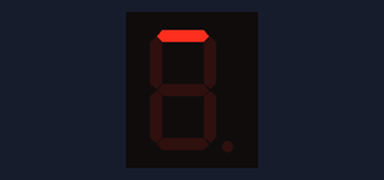
Bench run of a program on a simulated Arduino Uno, built with avr-gcc and run on an emulated ATmega328P. On the bench: 1-digit seven-segment display. Wiring (from diagram.json): 1-digit 7-segment display, segments lit when HIGH: segments pin 2, pin 3, pin 4, pin 5, pin 6, pin 7, pin 8. The segment pins are drawn as the display they are named for.

Above: at 0.1 s.
At 0.7 s:
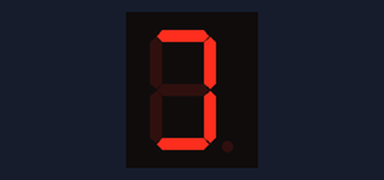
At 1.5 s:
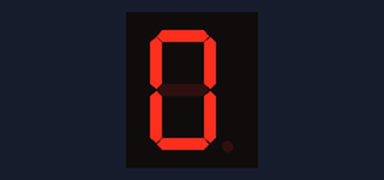
At 2.1 s:
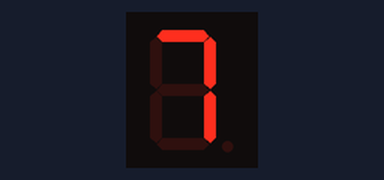
At 3.1 s:
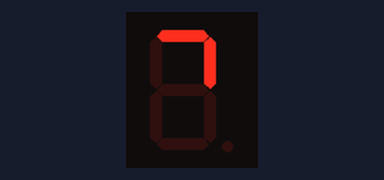

The program:

main.cpp
```cpp
#include <Arduino.h>

// Выводы для сегментов A–G
const int led2 = 2;  // A
const int led3 = 3;  // B
const int led4 = 4;  // C
const int led5 = 5;  // D
const int led6 = 6;  // E
const int led7 = 7;  // F
const int led8 = 8;  // G

void setup() {
    pinMode(led2, OUTPUT);
    pinMode(led3, OUTPUT);
    pinMode(led4, OUTPUT);
    pinMode(led5, OUTPUT);
    pinMode(led6, OUTPUT);
    pinMode(led7, OUTPUT);
    pinMode(led8, OUTPUT);
}

void loop() {
    // Включаем сегменты по очереди (бегущий огонь)
    for (int i = 2; i <= 8; i++) {
        digitalWrite(i, HIGH);
        delay(200);
    }
    for (int i = 8; i >= 2; i--) {
        digitalWrite(i, LOW);
        delay(200);
    }
}
```

Measured:
- by itself, everything shown: repeats every 2.8 s, in 14 steps
